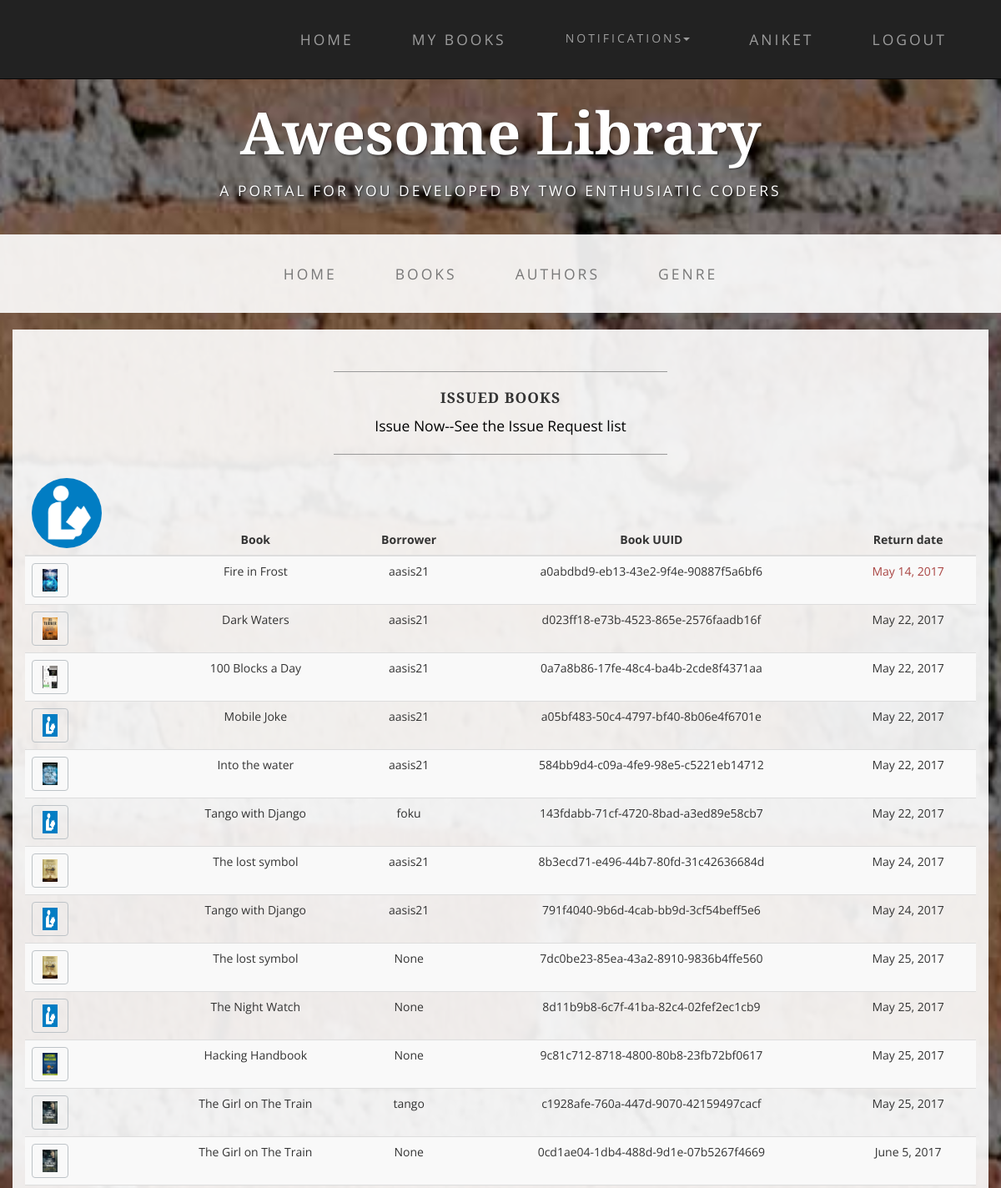
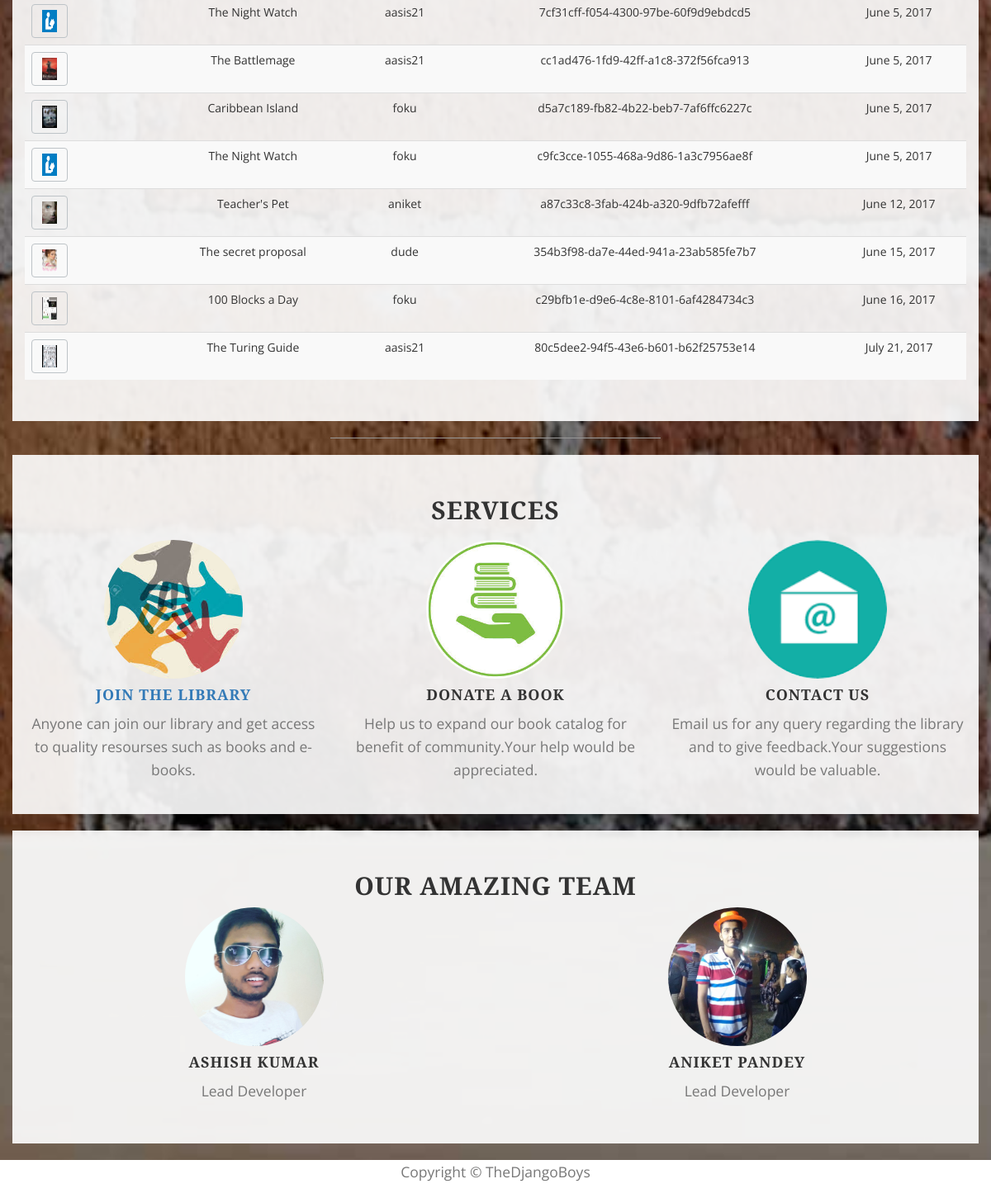
The app's page /lib/issued/ (signed in) with its own data (2 pictures, top to bottom).
### mylib/models.py (models this page shows, shortened)
class BookInstance(models.Model):
    id = models.UUIDField(primary_key=True,default=uuid.uuid4)
    book = models.ForeignKey('Book',on_delete=models.SET_NULL,null=True)
    imprint = models.CharField(max_length=200,blank=True)
    due_back = models.DateField(null=True,blank=True)
    borrower = models.ForeignKey(User,on_delete=models.SET_NULL,null=True,blank=True)
    RETURN_STATUS = (
        ('r', 'Return'),
        ('c', 'Confirm'),
        ('f','Fake request'),
    )
    LOAN_STATUS=(
        ('m','Maintainance'),
        ('o','On_loan'),
        ('a','Available'),
        ('r','Reserved'),
    )
    status=models.CharField(max_length=1,choices=LOAN_STATUS,default='a')
    rtn_status = models.CharField(max_length=1, choices=RETURN_STATUS, null=True, blank=True)
    @property
    def is_overdue(self):
        if date.today() > self.due_back:
            return True
        return False
    class Meta:
        ordering=["due_back"]
        permissions=(("lib_perms","librarian permissions"),("manage_books","book management"))

class Book(models.Model):
    title = models.CharField(max_length=200)
    author = models.ForeignKey(Author, on_delete=models.SET_NULL, null=True)
    description = models.TextField(max_length=1000, null=True, blank=True)
    genre = models.ForeignKey(Genre, on_delete=models.SET_NULL, null=True)
    cover = models.ImageField(upload_to=user_directory_path, null=True, blank=True)
    no_instance = models.IntegerField(null=True, blank=True, default=0)
    def image_url(self):
        if self.cover and hasattr(self.cover,'url'):
            return self.cover.url
        else:
            return '/static/1.jpg'

### mylib/views.py (the view)
@permission_required('mylib.manage_books')
def all_issued_book(request):
    all_issued=BookInstance.objects.filter(status__exact='o').order_by('due_back','borrower')
    return  render(request,'issued_books.html',context={'issued':all_issued})

### mylib/global_context.py (called while the page is built)
def notice_context(request):
    if request.user.is_authenticated:
        que= Notification.objects.filter(user=request.user)
        re_note = que.values_list('notice', flat=True)
        note=re_note[::-1]
        if note:
            if len(note)>5:
                notice=note[:5]
            else:
                notice=note
        else:
            notice=['Request Book issue for notifications',]
    else:
        notice = ['Request Book issue for notifications',]
        note=['please login']
    return {'notice':notice,'note':note}

### mylib/templates/issued_books.html (shortened to what this page needs)
{% extends "index.html" %}
{% load staticfiles %}
{% block content %}
<div class="container box ">
    <div class="row">
        <div class="col-lg-12">
            <hr>
            <h2 class="intro-text text-center">
                <strong>Issued books</strong>
            </h2 >
            <a href="{% url 'request_list' %}"><p class="text-center"> Issue Now--See the Issue Request list</p></a>
            <hr>
              {% if issued %}
            <table class="table table-striped">
                <thead class="thead-inverse">
                <tr>
                    <th><img src="{% static 'mylib/img/team/lib.jpg' %}" class="img-responsive img-circle center-block" alt="" align="middle" style="width:6em;height:6em;float:left"></th>
                    <th class="text-center">Book</th>
                    <th class="text-center">Borrower</th>
                    <th class="text-center">Book UUID</th>
                    <th class="text-center">Return date</th>
                </tr>
                </thead>
                <tbody>
                {% for book in issued %}
                <tr>
                    <th scope="row"><a class="btn btn-custom"><img src="{{ book.book.image_url }}"  class="img-responsive" alt="" style="width:1em;height:1.5em;float:left"></a></th>
                    <td class="text-center">{{book.book.title}}</td>
                    <td class="text-center">{{book.borrower}}</td>
                    <td class="text-center">{{book.id}}</td>
                     {% if book.is_overdue %}
                    <td class="text-danger text-center">{{book.due_back}}</td>
                    {% else %}
                    <td class="text-center">{{book.due_back}}</td>
                    {% endif %}
                </tr>
                {% endfor %}
                </tbody>
            </table>
            {% else  %}
            <p class="text-center">There is no book issued.see issue requests to issue Books</p>
            {% endif %}
        </div>
    </div>
</div>
{% endblock content %}

### mylib/templates/index.html (shortened to what this page needs)
<!DOCTYPE html>
<html lang="en">
{% load staticfiles %}
<head>
    <link href="{% static 'mylib/css/bootstrap.min.css' %}" rel="stylesheet">
    <link href="{% static 'mylib/css/business-casual.css' %}" rel="stylesheet">
</head>
<body>
    <nav id="mainNav" class="navbar navbar-inverse navbar-custom navbar-fixed-top">
        <div class="container">
            <div class="collapse navbar-collapse" id="bs-example-navbar-collapse-1">
                 <ul class="nav navbar-nav navbar-right">
                    <li>
                        <a href="{% url 'index' %}">Home</a>
                    </li>
                    {% if user.is_authenticated %}
                    <li><a href="{% url 'my_books' %}">My Books</a></li>
                     <li class="dropdown">
                         <a class="btn btn-link dropdown-toggle" data-toggle="dropdown"type="button">Notifications<span class="caret"></span></a>
                     </li>
                    {% endif %}
                    {% if user.is_authenticated %}
                    <li><a href="#">{{user.get_username}}</a></li>
                    <li><a href="{% url 'logout' %}?next={{request.path}}">Logout</a></li>
                    {% else %}
                    <li><a href="{% url 'login' %}?next={{request.path}}">Login</a></li>
                     <li><a href="{% url 'sign_in' %}?next={{request.path}}">Sign-in</a></li>
                    {% endif %}
                </ul>
            </div>
        </div>
    </nav>
    <div class="brand main">Awesome Library</div>
    <div class="address-bar">A PORTAL FOR YOU DEVELOPED BY TWO ENTHUSIATIC CODERS</div>
    <nav class="navbar navbar-default" role="navigation">
        <div class="container">
            <div class="collapse navbar-collapse" id="bs-example-navbar-collapse-1">
                <ul class="nav navbar-nav">
                    <li>
                        <a href="{% url 'index' %}">Home</a>
                    </li>
                    <li>
                        <a href="{% url 'books' %}">Books</a>
                    </li>
                    <li>
                        <a href="{% url 'authors' %}">Authors</a>
                    </li>
                    <li>
                        <a href="{% url 'genre' %}">Genre</a>
                    </li>
                </ul>
            </div>
        </div>
    </nav>
    {% block content  %}{% endblock %}
    <hr>
    <section id="services">
        <div class="container box ">
            <div class="row ">
                <div class="col-lg-12 text-center">
                    <h2 class="section-heading">Services</h2>
                </div>
            </div>
            <div class="row text-center">
                <div class="col-md-4">
                    <span>
                        <img src={% static "mylib/img/service/1.jpg" %}   class="img-responsive img-circle center-block" style="width:12em;height:12em" alt="" align="middle">
                    </span>
                    <h4 class="service-heading"><a href="{% url 'sign_in' %}">Join The Library</a></h4>
                    <p class="text-muted">Anyone can join our library and get access to quality resourses such as books and e-books.</p>
                </div>
                <div class="col-md-4">
                    <span>
                        <img src={% static "mylib/img/service/2.jpg" %}   class="img-responsive img-circle center-block" style="width:12em;height:12em" alt="" align="middle">
                    </span>
                    <h4 class="service-heading">Donate a Book</h4>
                    <p class="text-muted">Help us to expand our book catalog for benefit of community.Your help would be appreciated. </p>
                </div>
                <div class="col-md-4">
                    <span>
                        <img src={% static "mylib/img/service/3.png" %}   class="img-responsive img-circle  center-block" style="width:12em;height:12em" alt="" align="middle">
                    </span>
                    <h4 class="service-heading">Contact Us</h4>
                    <p class="text-muted">Email us for any query regarding the library and to give feedback.Your suggestions would be valuable.</p>
                </div>
            </div>
        </div>
        </section>
    <section id="team" class="bg-light-gray">
        <div class="container box">
            <div class="row">
                <div class="col-lg-12 text-center">
                    <h2 class="section-heading">Our Amazing Team</h2>
                </div>
            </div>
            <div class="row">
                <div class="col-sm-6">
                    <div class="team-member text-center">
                        <img src={% static "mylib/img/team/1.jpg" %}   class="img-responsive img-circle center-block" style="width:12em;height:12em" alt="" align="middle">
                        <h4>Ashish Kumar</h4>
                        <p class="text-muted">Lead Developer</p>
                    </div>
                </div>
                <div class="col-sm-6 text-center">
                    <div class="team-member">
                        <img src="{% static "mylib/img/team/2.jpg" %}" class="img-responsive img-circle center-block"  style="width:12em;height:12em" alt="">
                        <h4>Aniket Pandey</h4>
                        <p class="text-muted">Lead Developer</p>
                    </div>
                </div>
            </div>
            <div class="row">
                <div class="col-lg-8 col-lg-offset-2 text-center">
                </div>
            </div>
        </div>
    </section>
    <div class="col-lg-12 text-center " style="background:white;height:40px">
        <p class="text-muted">Copyright &copy; TheDjangoBoys</p>
    </div>
</body>
</html>

### mylib/templates/index.html (style rules this page uses)
#mainNav { background-color:light; }
.main { margin-top:80px; }

### records on screen
BookInstance: book.image_url (picture), book "Fire in Frost", borrower "aasis21", id "a0abdbd9-eb13-43e2-9f4e-90887f5a6bf6", due_back "May 14, 2017"
BookInstance: book.image_url (picture), book "Dark Waters", borrower "aasis21", id "d023ff18-e73b-4523-865e-2576faadb16f", due_back "May 22, 2017"
BookInstance: book.image_url (picture), book "100 Blocks a Day", borrower "aasis21", id "0a7a8b86-17fe-48c4-ba4b-2cde8f4371aa", due_back "May 22, 2017"
BookInstance: book "Mobile Joke", borrower "aasis21", id "a05bf483-50c4-4797-bf40-8b06e4f6701e", due_back "May 22, 2017"
BookInstance: book.image_url (picture), book "Into the water", borrower "aasis21", id "584bb9d4-c09a-4fe9-98e5-c5221eb14712", due_back "May 22, 2017"
BookInstance: book "Tango with Django", borrower "foku", id "143fdabb-71cf-4720-8bad-a3ed89e58cb7", due_back "May 22, 2017"
BookInstance: book.image_url (picture), book "The lost symbol", borrower "aasis21", id "8b3ecd71-e496-44b7-80fd-31c42636684d", due_back "May 24, 2017"
BookInstance: book "Tango with Django", borrower "aasis21", id "791f4040-9b6d-4cab-bb9d-3cf54beff5e6", due_back "May 24, 2017"
BookInstance: book.image_url (picture), book "The lost symbol", borrower "None", id "7dc0be23-85ea-43a2-8910-9836b4ffe560", due_back "May 25, 2017"
BookInstance: book "The Night Watch", borrower "None", id "8d11b9b8-6c7f-41ba-82c4-02fef2ec1cb9", due_back "May 25, 2017"
BookInstance: book.image_url (picture), book "Hacking Handbook", borrower "None", id "9c81c712-8718-4800-80b8-23fb72bf0617", due_back "May 25, 2017"
BookInstance: book.image_url (picture), book "The Girl on The Train", borrower "tango", id "c1928afe-760a-447d-9070-42159497cacf", due_back "May 25, 2017"
BookInstance: book.image_url (picture), book "The Girl on The Train", borrower "None", id "0cd1ae04-1db4-488d-9d1e-07b5267f4669", due_back "June 5, 2017"
BookInstance: book "The Night Watch", borrower "aasis21", id "7cf31cff-f054-4300-97be-60f9d9ebdcd5", due_back "June 5, 2017"
BookInstance: book.image_url (picture), book "The Battlemage", borrower "aasis21", id "cc1ad476-1fd9-42ff-a1c8-372f56fca913", due_back "June 5, 2017"
BookInstance: book.image_url (picture), book "Caribbean Island", borrower "foku", id "d5a7c189-fb82-4b22-beb7-7af6ffc6227c", due_back "June 5, 2017"
BookInstance: book "The Night Watch", borrower "foku", id "c9fc3cce-1055-468a-9d86-1a3c7956ae8f", due_back "June 5, 2017"
BookInstance: book.image_url (picture), book "Teacher's Pet", borrower "aniket", id "a87c33c8-3fab-424b-a320-9dfb72afefff", due_back "June 12, 2017"
BookInstance: book.image_url (picture), book "The secret proposal", borrower "dude", id "354b3f98-da7e-44ed-941a-23ab585fe7b7", due_back "June 15, 2017"
BookInstance: book.image_url (picture), book "100 Blocks a Day", borrower "foku", id "c29bfb1e-d9e6-4c8e-8101-6af4284734c3", due_back "June 16, 2017"
BookInstance: book.image_url (picture), book "The Turing Guide", borrower "aasis21", id "80c5dee2-94f5-43e6-b601-b62f25753e14", due_back "July 21, 2017"

### other values on screen
{{ user.get_username }} "ANIKET"
